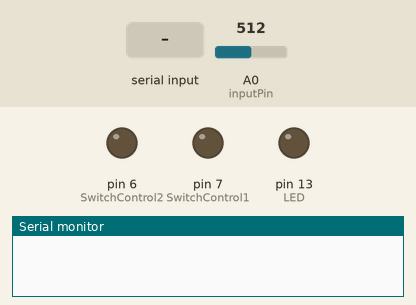
This sketch was run on a simulated Arduino Uno, built with avr-gcc and run on an emulated ATmega328P. Shown: output pins drawn as LEDs (lit = HIGH), the last lines printed to the serial monitor. The test bench sets the inputs (shaded band); at power-on: A0 (inputPin) = 512.

Above: at 1.2 s.
1.3 s: "S" received over Serial
At 2.2 s:
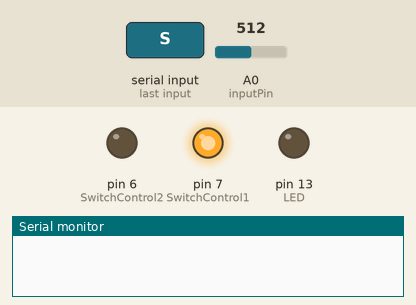
3.8 s: "R" received over Serial
At 4.6 s:
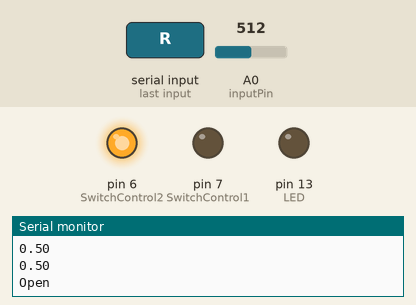
Timing chart, 0 to 6.8 s (numbered marks = the images above; inputs shaded):
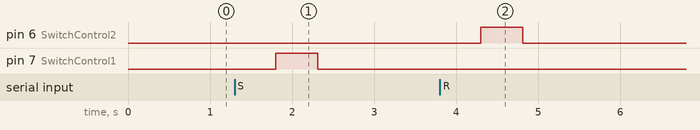

The sketch:

SMA_switch_control_aaron.ino
```cpp
int SwitchControl1 = 7;
int SwitchControl2 = 6;
int inputPin = A0;
int LED = 13;
int incomingByte;
int const dataPoints = 100;
float dataS[dataPoints];
float dataR[dataPoints];


void setup() {
  Serial.begin(9600);
  pinMode(SwitchControl1, OUTPUT);
  pinMode(SwitchControl2, OUTPUT);
  pinMode(inputPin, INPUT);
  pinMode(LED, OUTPUT);
}

void loop() {
  if (Serial.available() > 0){

    char command = Serial.read();

    switch(command){

      case 'S':
        digitalWrite(SwitchControl2, LOW);
        delay(500);
        digitalWrite(SwitchControl1, HIGH);
        //digitalWrite(LED, HIGH);
        for(int i = 0; i < dataPoints; i++){
          float value = analogRead(inputPin);
          float voltage = value * (1.0 / 1023.0);
          dataS[i] = voltage;
          delay(5);
        }
        digitalWrite(SwitchControl1, LOW);
        digitalWrite(SwitchControl2, LOW);
        delay(100);
        for(int i = 0; i < dataPoints; i++){
          Serial.println(dataS[i]);
        }
        Serial.println("\nOpen");
        break;


      case 'R':
        digitalWrite(SwitchControl1, LOW);
        delay(500);
        digitalWrite(SwitchControl2, HIGH);
        //digitalWrite(LED, LOW);
        for(int i = 0; i < dataPoints; i++){
          float value = analogRead(inputPin);
          float voltage = value * (1.0 / 1023.0);
          dataR[i] = voltage;
          delay(5);
        }
        digitalWrite(SwitchControl1, LOW);
        digitalWrite(SwitchControl2, LOW);
        delay(100);
        for(int i = 0; i < dataPoints; i++){
          Serial.println(dataR[i]);
        }
        Serial.println("\nClosed");
        break;

      default:
        digitalWrite(SwitchControl1, LOW);
        digitalWrite(SwitchControl2, LOW);
        break;
    }
  }
}
```

Measured:
- after the input at 1.3 s, pin 7 (SwitchControl1): LOW → HIGH after 0.50 s, → LOW 0.51 s later
- after the input at 3.8 s, pin 6 (SwitchControl2): LOW → HIGH after 0.50 s, → LOW 0.51 s later
